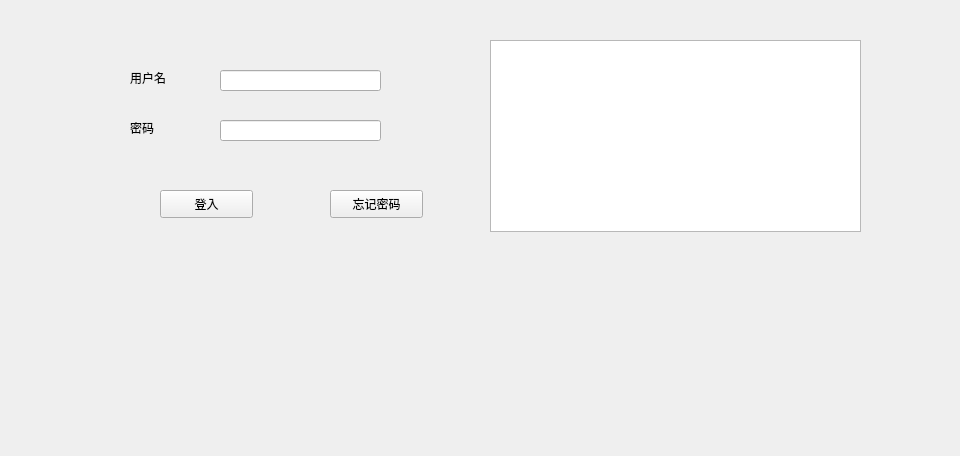
<?xml version="1.0" encoding="UTF-8"?>
<ui version="4.0">
 <class>Form</class>
 <widget class="QWidget" name="Form">
  <property name="geometry">
   <rect>
    <x>0</x>
    <y>0</y>
    <width>960</width>
    <height>456</height>
   </rect>
  </property>
  <property name="windowTitle">
   <string>Form</string>
  </property>
  <widget class="QLabel" name="label">
   <property name="geometry">
    <rect>
     <x>130</x>
     <y>70</y>
     <width>72</width>
     <height>15</height>
    </rect>
   </property>
   <property name="text">
    <string>用户名</string>
   </property>
  </widget>
  <widget class="QLabel" name="label_2">
   <property name="geometry">
    <rect>
     <x>130</x>
     <y>120</y>
     <width>72</width>
     <height>15</height>
    </rect>
   </property>
   <property name="text">
    <string>密码</string>
   </property>
  </widget>
  <widget class="QLineEdit" name="lineEdit">
   <property name="geometry">
    <rect>
     <x>220</x>
     <y>70</y>
     <width>161</width>
     <height>21</height>
    </rect>
   </property>
  </widget>
  <widget class="QLineEdit" name="lineEdit_2">
   <property name="geometry">
    <rect>
     <x>220</x>
     <y>120</y>
     <width>161</width>
     <height>21</height>
    </rect>
   </property>
  </widget>
  <widget class="QPushButton" name="pushButton">
   <property name="geometry">
    <rect>
     <x>160</x>
     <y>190</y>
     <width>93</width>
     <height>28</height>
    </rect>
   </property>
   <property name="text">
    <string>登入</string>
   </property>
  </widget>
  <widget class="QPushButton" name="pushButton_2">
   <property name="geometry">
    <rect>
     <x>330</x>
     <y>190</y>
     <width>93</width>
     <height>28</height>
    </rect>
   </property>
   <property name="text">
    <string>忘记密码</string>
   </property>
  </widget>
  <widget class="QTextBrowser" name="textBrowser">
   <property name="geometry">
    <rect>
     <x>490</x>
     <y>40</y>
     <width>371</width>
     <height>192</height>
    </rect>
   </property>
  </widget>
 </widget>
 <resources/>
 <connections/>
</ui>
